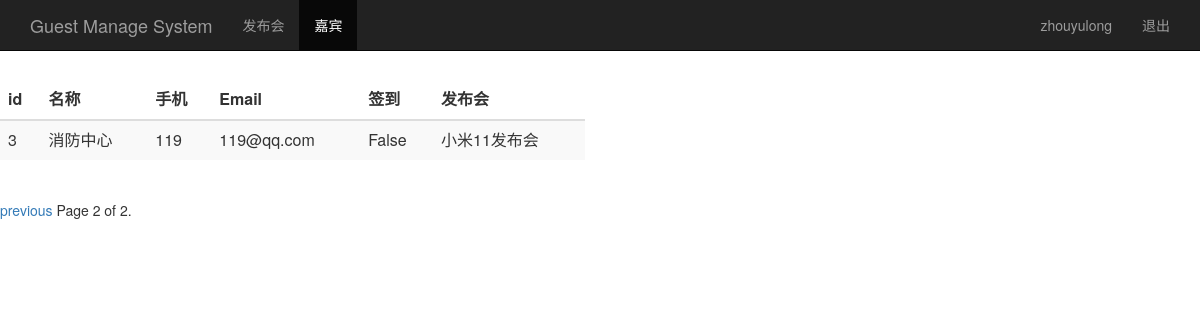
The page /guest_manage/?page=2 (signed in) on the database its author committed.
### sign/models.py (models this page shows, shortened)
class Guest(models.Model):
    event = models.ForeignKey(Event ,on_delete=models.CASCADE)            # 关联发布会id
    realname = models.CharField(max_length=64)  # 姓名
    phone = models.CharField(max_length=16)     # 手机号
    email = models.EmailField()                 # 邮箱
    sign = models.BooleanField()                # 签到状态
    create_time = models.DateTimeField(auto_now=True)  # 创建时间（自动获取当前时间）
    class Meta:
        unique_together = ('phone', 'event')

class Event(models.Model):
    name = models.CharField(max_length=100)            # 发布会标题
    limit = models.IntegerField()                      # 限制人数
    status = models.BooleanField()                     # 状态
    address = models.CharField(max_length=200)         # 地址
    start_time = models.DateTimeField('events time')   # 发布会时间
    create_time = models.DateTimeField(auto_now=True)  # 创建时间（自动获取当前时间）
    def __str__(self):
        return self.name

### sign/views.py (the view)
# urls.py: url(r'^guest_manage/$', views.guest_manage),  # 添加guest_manage路径配置
@login_required
def guest_manage(request):
    username = request.session.get('user','')
    guest_list = Guest.objects.all()
    paginator = Paginator(guest_list,2)
    page = request.GET.get('page')
    try:
        contacts = paginator.page(page)
    except PageNotAnInteger:
        contacts = paginator.page(1)    #如果page不是整数，取第一页面数据
    except EmptyPage:
        contacts = paginator.page(paginator.num_pages)      #如果page不在范围，取最后一个页面
    return render(request,"guset_manage.html",{'user':username,"guests":contacts})

### sign/templates/guset_manage.html (shortened to what this page needs)
<html lang="zh-CN">
<head>
    {% load bootstrap3 %}
    {% bootstrap_css %}
</head>
<body>
    <nav class="navbar navbar-inverse navbar-fixed-top">
      <div class="container">
        <div class="navbar-header">
          <a class="navbar-brand" href="/guest_manage/">Guest Manage System</a>
        </div>
        <div id="navbar" class="collapse navbar-collapse">
          <ul class="nav navbar-nav">
            <li><a href="/event_manage/">发布会</a></li>
            <li class="active"><a href="#about">嘉宾</a></li>
          </ul>
          <ul class="nav navbar-nav navbar-right">
           <li><a href="#">{{user}}</a></li>
           <li><a href="/logout/">退出</a></li>
         </ul>
        </div>
      </div>
    </nav>
<div class="row" style="padding-top: 80px">
    <div class="col-md-6">
        <table class="table table-striped">
            <thead>
            <tr>
                <th>id</th>
                <th>名称</th>
                <th>手机</th>
                <th>Email</th>
                <th>签到</th>
                <th>发布会</th>
            </tr>
            </thead>
            <tbody>
             {% for guest in guests %}
            <tr>
                <td>{{ guest.id }}</td>
                <td>{{ guest.realname }}</td>
                <td>{{ guest.phone }}</td>
                <td>{{ guest.email }}</td>
                <td>{{ guest.sign }}</td>
                <td>{{ guest.event }}</td>
            </tr>
        {% endfor %}
            </tbody>
        </table>
    </div>
</div>
   <div class="pagination">
      <span class="step-links">
        {% if guests.has_previous %}
          {% if phone %}
            <a href="?phone={{ phone }}&page={{ guests.previous_page_number }}">previous</a>
          {% else %}
            <a href="?page={{ guests.previous_page_number }}">previous</a>
          {% endif %}
        {% endif %}
          <span class="current">
            Page {{ guests.number }} of {{ guests.paginator.num_pages }}.
          </span>
      </span>
    </div>
</body>
</html>

### rows shown on the page
Guest: id "3", realname "消防中心", phone "119", email "119@qq.com", sign "False", event "小米11发布会"

### other values the page prints
{{ user }} "zhouyulong"
{{ guests.number }} "2"
{{ guests.paginator.num_pages }} "2"
